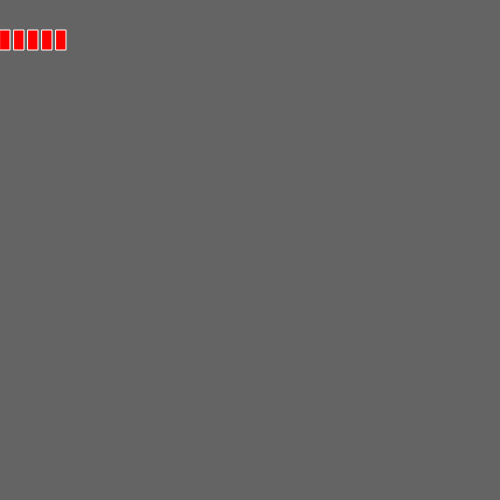
Frame 1 (no input)
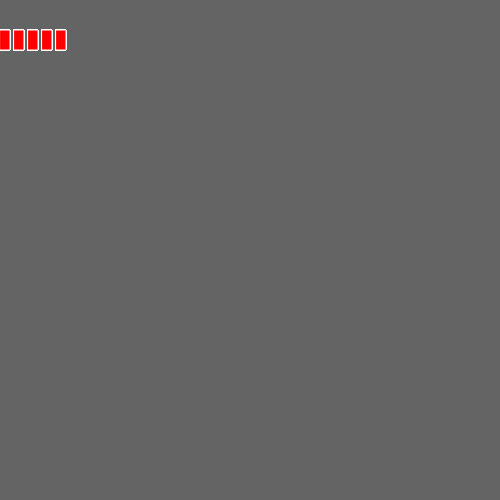
Frame 60 (no input)
Frame 120 (the mouse pressed at the canvas centre since frame 60): identical to frame 60, image omitted

The p5.js sketch that drew these frames (run headless with seeded random() and noise() and a simulated clock; from frame 60 on, the mouse is pressed at the canvas centre):

// p5.js sketch
// ── sketch.js
//p5 Functions needs to be defined in the setup() or draw()

let showBoxes = true;
let numBoxes = 5;
let boxWidth = 10;
let boxHeight = 20;
let boxSpacing = 14;

//The setup function only excutes the code once
function setup() {
  createCanvas(500, 500);
  background(100); // sets to specify colour //Defining a function
}

//The draw function can excute the code a number of times
function draw() {
  if ((showBoxes = true)) {
    drawBoxes(numBoxes, boxWidth, boxHeight, boxSpacing);
  }
}

// ── function.js
//p5 Functions needs to be defined in the setup() or draw()

function drawBoxes(numBoxes, boxWidth, boxHeight, boxSpacing) {
  //== Comparator Operator
  //= Assignment Operator
  if (numBoxes == 20) {
    return "too many boxes";
  }
  fill(255, 0, 0);
  stroke(255);
  for (let i = 0; i < numBoxes; i++) {
    rect(i * boxSpacing, 30, boxWidth, boxHeight);
  }

  return "completed";
}
